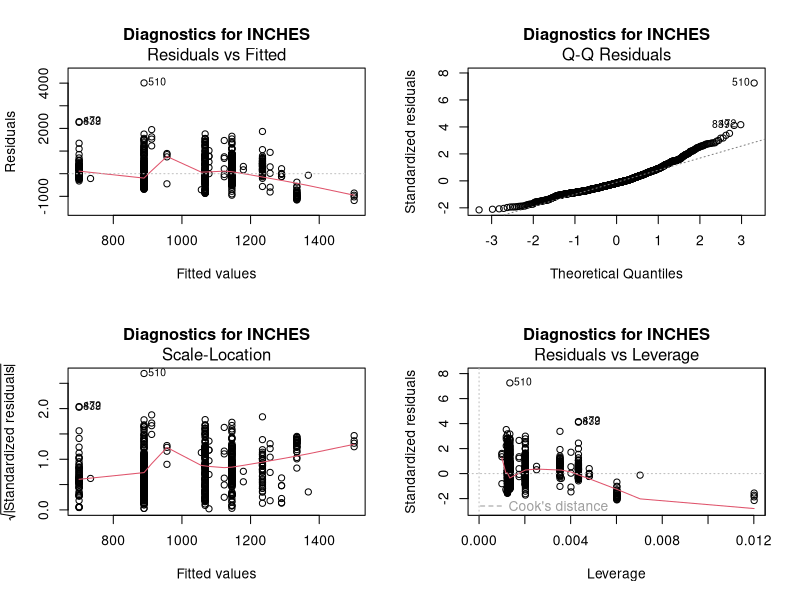
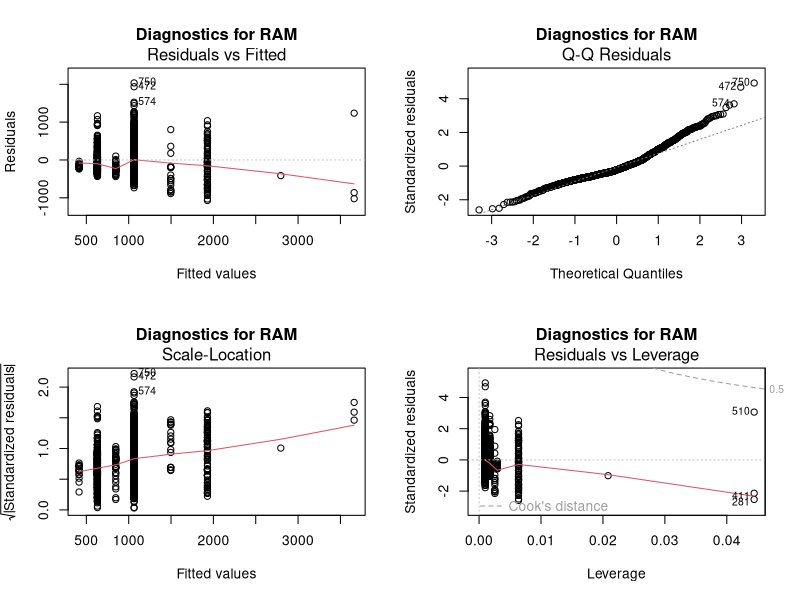
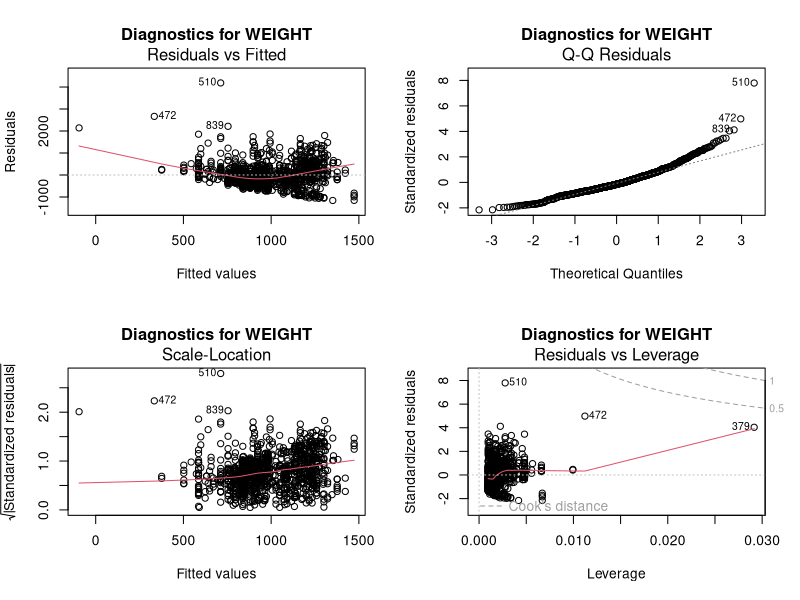
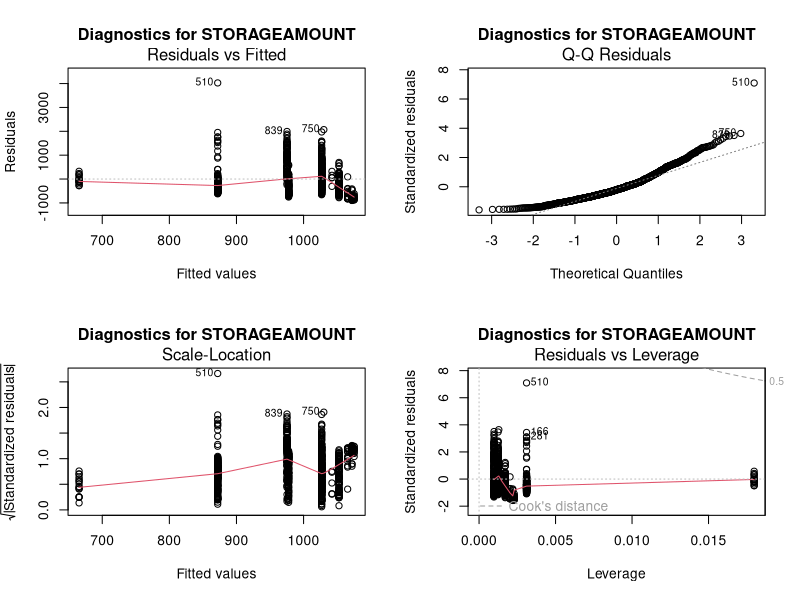
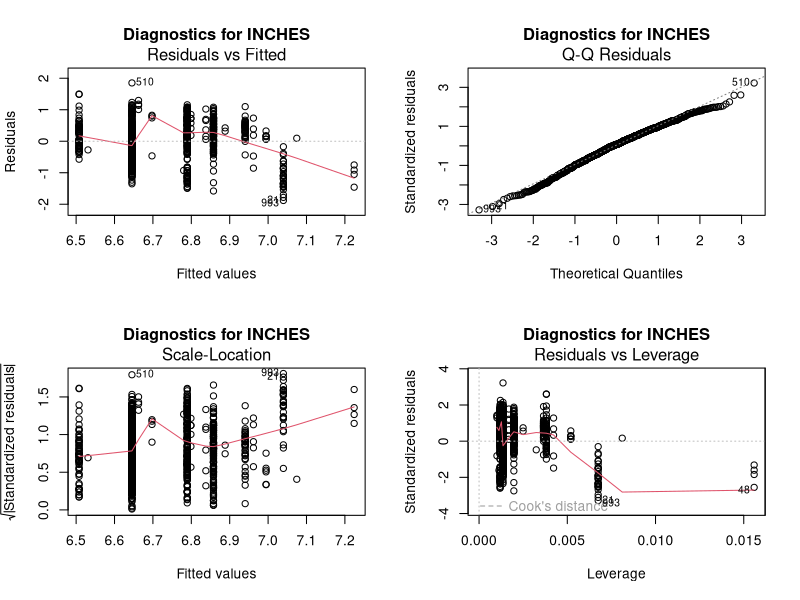
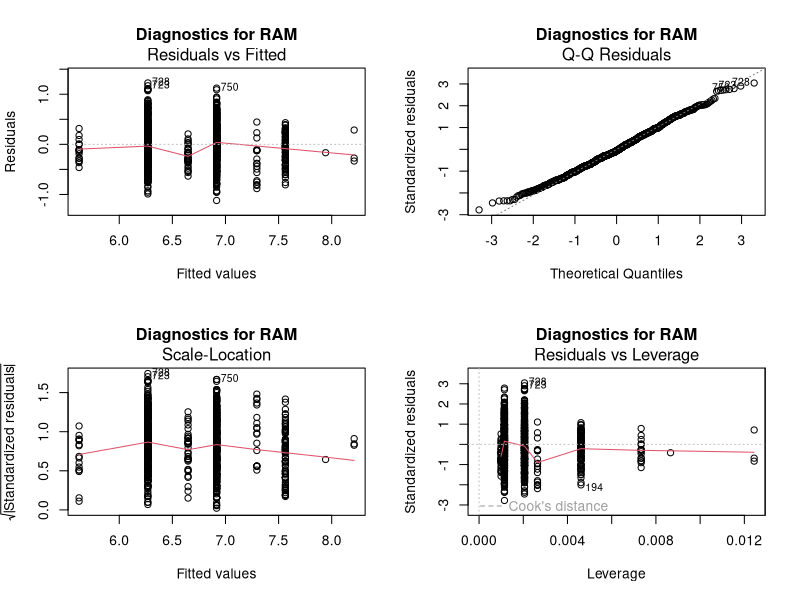
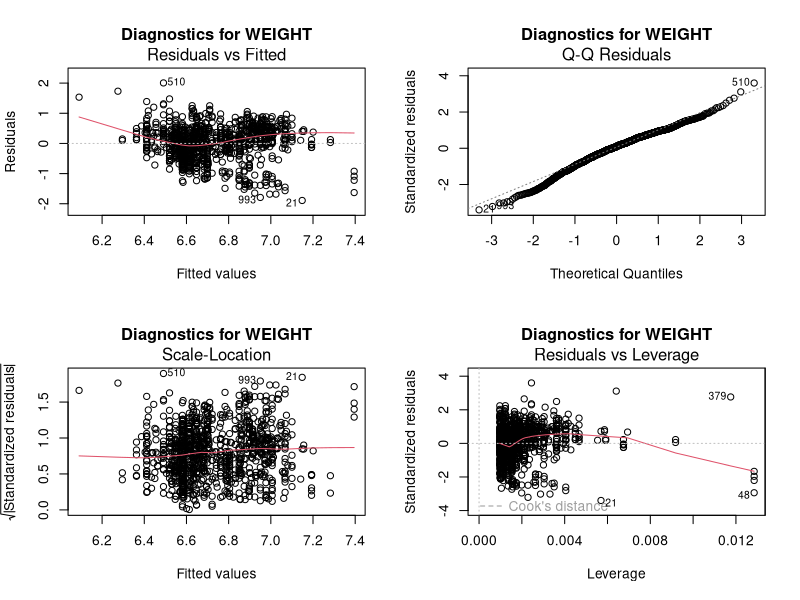
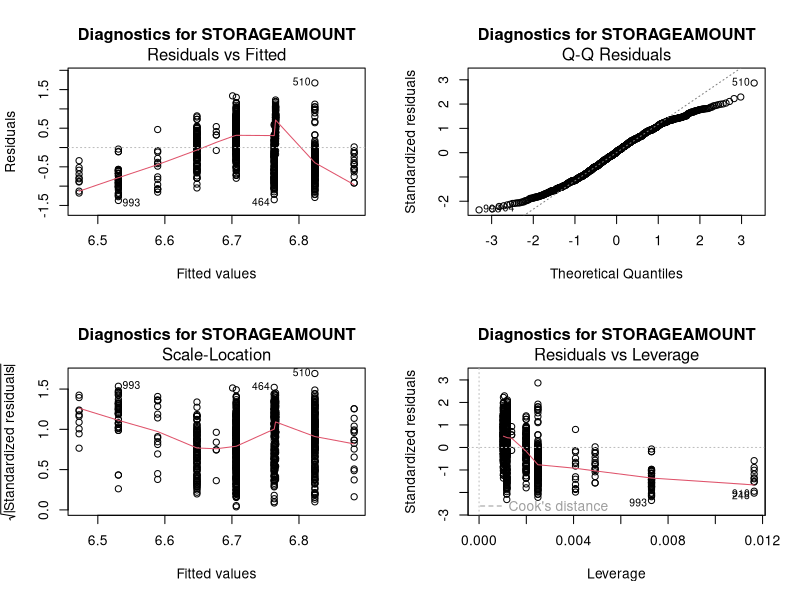

The R source for these figures, in order:
library(readr)
library(ggplot2)
library(dplyr)
laptop_prices_modified <- read_csv("laptop_prices_modified.csv")

subset_columns <- c("inches", "ram", "weight", "storageamount") # "storagetype", "company"

# Summarize data
for (col in subset_columns) {
  print(toupper(col))
  formula <- as.formula(paste("price_euros ~", col))
  model <- lm(formula, data = laptop_prices_modified)
  print(summary(model))
}

# Generate Diagnostics Plots -- No remedial measures
for (col in subset_columns) {
  print(toupper(col)) 
  formula <- as.formula(paste("price_euros ~", col))
  model <- lm(formula, data = laptop_prices_modified)
  par(mfrow = c(2, 2))
  plot(model, main = paste("Diagnostics for", toupper(col)))
}

# multiple regression model
laptop_prices_modified$company_factor <- as.factor(laptop_prices_modified$company)
laptop_prices_modified$storage_type_factor <- as.factor(laptop_prices_modified$storagetype)
full_model = lm(
  price_euros ~ inches + ram + weight + storageamount + storage_type_factor + company_factor,
  data = laptop_prices_modified
)
summary(full_model)

# Apply logarithmic transformation to the relevant columns and then fit the models
for (col in subset_columns) {
  print(toupper(col)) 
  transformed_data <- laptop_prices_modified
  transformed_data$log_price <- log(transformed_data$price_euros)
  if (is.numeric(transformed_data[[col]])) {
    transformed_data[[paste0("log_", col)]] <- log(transformed_data[[col]])
  }
  formula <- as.formula(paste("log_price ~", paste0("log_", col)))
  model <- lm(formula, data = transformed_data)
  fitted_values <- fitted(model)
  residuals_values <- residuals(model)
  
  # Generate diagnostics plots
  par(mfrow = c(2, 2))
  plot(model, main = paste("Diagnostics for", toupper(col)))
}

# Predicted vs. Actual
predicted <- predict(full_model)
actual <- laptop_prices_modified$price_euros

# Scatter plot
par(mfrow = c(1, 1))
plot(actual, predicted, 
     xlab = "Actual Prices", 
     ylab = "Predicted Prices", 
     main = "Predicted vs. Actual Prices")
abline(0, 1, col = "red")  # Add a y = x line


# Partial dependence plots
for (col in subset_columns) {
  p <- ggplot(data = laptop_prices_modified, aes_string(x = col, y = "price_euros")) +
    geom_point(alpha = 0.5) +  # Add data points
    geom_smooth(method = "lm", formula = y ~ x, se = TRUE, color = "blue") +  # Add regression line
    labs(title = paste("Effect of", col, "on Price"), 
         x = col, 
         y = "Price (Euros)")
  
  print(p)
}

# Partial dependence on Company
laptop_prices_modified$company_factor_ordered <- reorder(
  laptop_prices_modified$company_factor,
  laptop_prices_modified$price_euros,
  FUN = median
)
# Plot with reordered factor levels
ggplot(data = laptop_prices_modified, aes(x = company_factor_ordered, y = price_euros)) +
  geom_point(alpha = 0.5) +  # Add data points
  geom_smooth(method = "lm", formula = y ~ x, se = TRUE, color = "blue") +  # Add regression line
  labs(title = "Effect of Company on Price", x = "Company (Ordered by Average Price)", y = "Price (Euros)") +
  theme(axis.text.x = element_text(angle = 45, hjust = 1))


# Fit the full linear model
full_model <- lm(price_euros ~ inches + ram + weight + storageamount + 
                   storage_type_factor + company_factor, data = laptop_prices_modified)

# Generate the diagnostic plots for the full model
par(mfrow = c(2, 2))  # Arrange the plots in a 2x2 grid

# Residuals vs. Fitted plot
plot(full_model, main = "Residuals vs. Fitted")

# Apply log transformation to the full model
laptop_prices_modified$log_price <- log(laptop_prices_modified$price_euros)
laptop_prices_modified$log_inches <- log(laptop_prices_modified$inches)
laptop_prices_modified$log_ram <- log(laptop_prices_modified$ram)
laptop_prices_modified$log_weight <- log(laptop_prices_modified$weight)
laptop_prices_modified$log_storageamount <- log(laptop_prices_modified$storageamount)

# Fit the model with log-transformed variables
log_formula <- log_price ~ log_inches + log_ram + log_weight + log_storageamount + 
  storage_type_factor + company_factor

log_model <- lm(log_formula, data = laptop_prices_modified)

# Print the summary of the transformed model
summary(log_model)

# Generate the diagnostic plots for the log-transformed model
par(mfrow = c(2, 2))  # Arrange the plot layout (2x2 grid)
plot(log_model, main = "Diagnostics for Log-Transformed Model")
